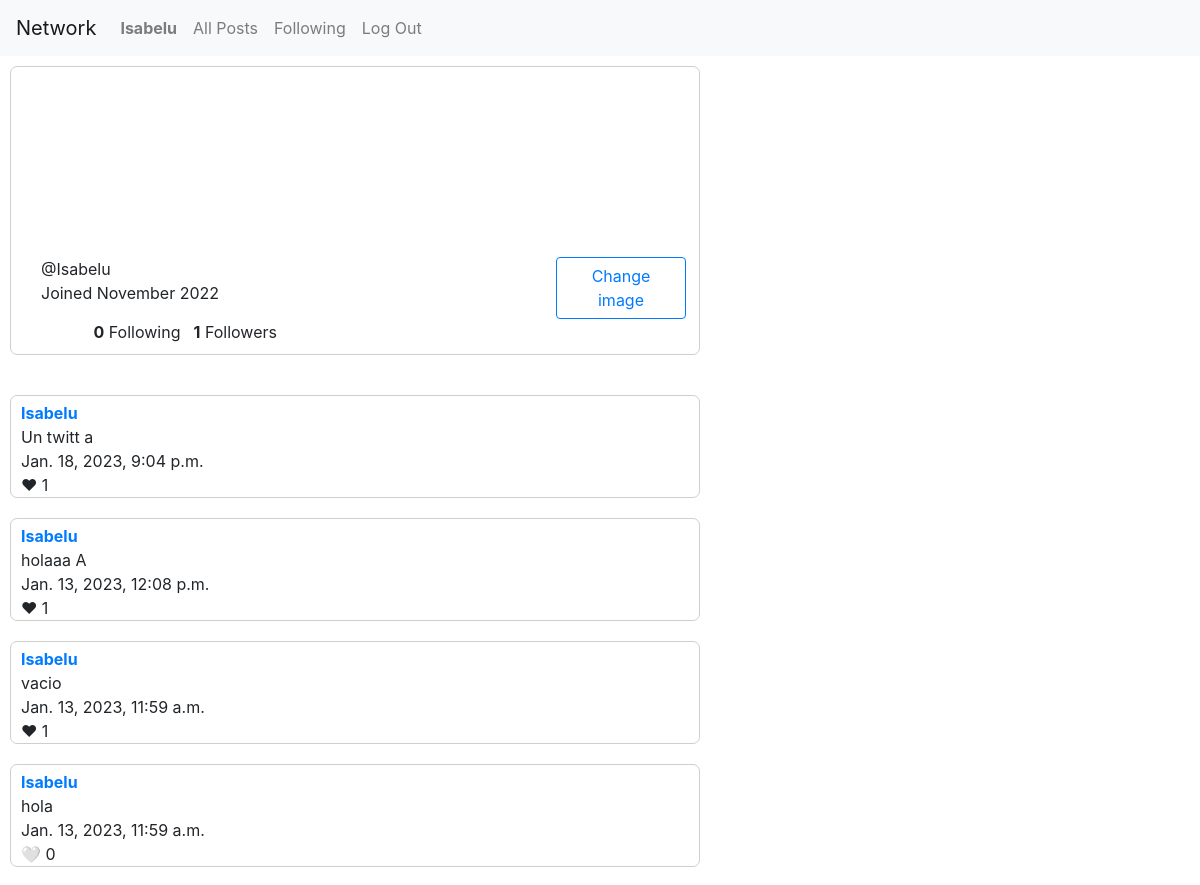
/profile/1 (signed in, upper part), run on an earlier commit of the app's database.
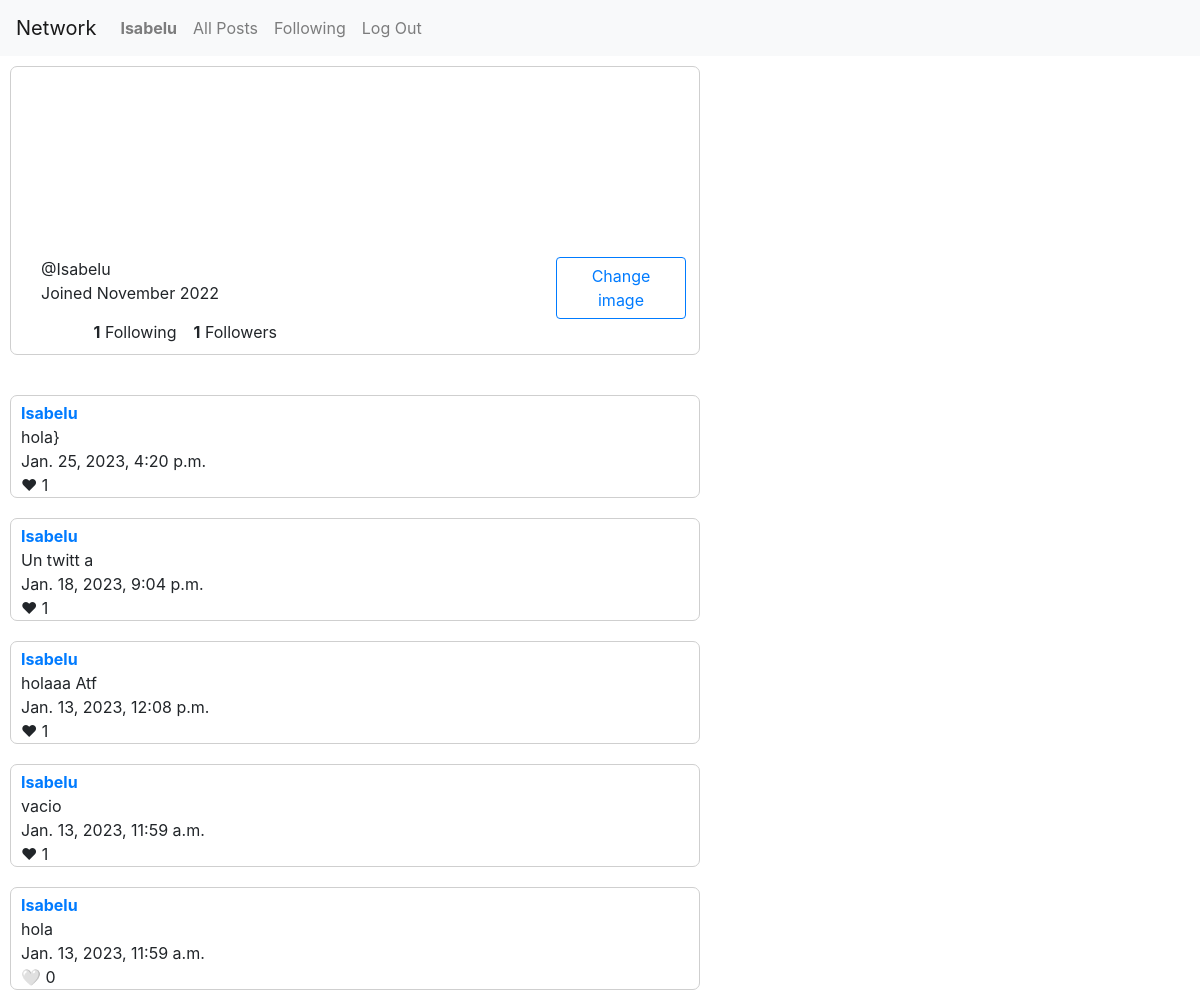
And on a later commit of the database.
### network/models.py (models this page shows, shortened)
class User(AbstractUser):
    pass
    date_creation = models.DateTimeField(auto_now_add=True, null=True)
    date_update = models.DateTimeField(auto_now=True, null=True)
    banner_url_image = models.URLField(max_length=500, default="https://media.istockphoto.com/id/1260122654/photo/autumn-landscape-beautiful-city-park-with-fallen-yellow-leaves.jpg?s=612x612&w=0&k=20&c=EVuX7Mp6nqzHaGijUPS98KpNsF6j_6Q4-vhmY9x8U-0=")
    photo_url_image = models.URLField(max_length=500, default="https://ichef.bbci.co.uk/news/660/cpsprodpb/48DD/production/_107435681_perro1.jpg")

class Post(models.Model):
    text = models.TextField(blank = True)
    date_creation = models.DateTimeField(auto_now_add=True)
    date_update = models.DateTimeField(auto_now=True)
    user = models.ForeignKey(User, on_delete=models.CASCADE, related_name="posted_by")

### network/views.py (the view)
# urls.py: path("profile/<int:id>", views.profile, name="profile"),
def profile(request, id):
    user = User.objects.get(id=id)
    logged_user = request.user
    posts_con_like = postsConLike(request.user)
    return render(request, "network/profile.html", {
           "posts": Post.objects.filter(user=user).order_by('-date_creation'),
           "user": user,
           "month": user.date_creation.strftime("%B"),
           "year":user.date_creation.year,
           "following": user.following.count(),
           "followers": user.followers.count(),
           "posts_con_like": posts_con_like,
           "login_user": request.user,
           "option": ifFollowing(logged_user, user),
        })

### network/views.py (called while the page is built)
def ifFollowing(following, follower):
    result = following.following.filter(following_user_id=follower)
    if result.count() > 0:
        return 'Unfollow'
    else:
        return 'Follow'

def postsConLike (user):
    mis_likes = Like.objects.filter(user=user)
    posts_con_like = []
    for like in mis_likes:
        posts_con_like.append(like.post.id)
    return posts_con_like

### network/templates/network/profile.html (shortened to what this page needs)
{% extends "network/layout.html" %}
{% load static %}
{% block body %}
{% if user.is_authenticated %}
<div class="marco">
  <div class="contenedor-encabezado">
    <div class="contenedor-foto">
    </div>
    <div class="contenedor-banner">
    </div>
  </div>
  <div class="contenedor-cuerpo">
    <div class="contenedor-datos-usuario">
      @{{ user.username }} <br>
      Joined {{ month }} {{ year }} <br>
      <div class="contenedor-follow">
        <span><strong>{{ following }}</strong> Following</span>
        <span><strong id="followers">{{ followers }}</strong> Followers</span>
      </div>
    </div>
    <div class="contenedor-boton">
      {% if user.id == login_user.id %}
      <button type="button" class="btn btn-outline-primary change-image" id="change-image">Change image</button>
      {% else %}
      <div class="contenedor-follow">
        <button type="button" id="follow-unfollow" class="btn btn-outline-primary">{{ option }}</button>
      </div>
      {% endif %}
    </div>
  </div>
</div>
<div class="contenedor-lista-posts">
  <div class="contenedor-lista-posts">
    {% for post in posts %}
    <div class="contenedor-post-anterior">
      <div class="contenedor-usuario-post">
        <a id="prueba" href="{% url 'profile' post.user.id %}">{{ post.user.username }}</a>
      </div>
      <div class="contenedor-text-post">
        {{ post.text }} <br>
        {{ post.date_creation }} <br>
      </div>
      <div class="contenedor-likes">
        {% if post.id in posts_con_like %}
        <span class="like-button">❤</span>
        {% else %}
        <span class="like-button">🤍</span>
        {% endif%}
        <span class="like-count">{{ post.post_likes.count }}</span>
      </div>
    </div>
    {% endfor %}
  </div>
</div>
{% endif %}
{% endblock %}

### network/templates/network/layout.html (shortened to what this page needs)
{% load static %}
<!DOCTYPE html>
<html lang="en">
    <head>
        <link rel="stylesheet" href="https://stackpath.bootstrapcdn.com/bootstrap/4.4.1/css/bootstrap.min.css">
        <link href="{% static 'network/index34.css' %}" rel="stylesheet">
    </head>
    <body>
        <nav class="navbar navbar-expand-lg navbar-light bg-light">
            <a class="navbar-brand" href="{% url 'index' %}">Network</a>
            <div>
              <ul class="navbar-nav mr-auto">
                {% if user.is_authenticated %}
                    <li class="nav-item">
                        <a class="nav-link" href="{% url 'profile' user.id %}"><strong>{{ user.username }}</strong></a>
                    </li>
                {% endif %}
                <li class="nav-item">
                  <a class="nav-link" href="{% url 'allPosts' %}">All Posts</a>
                </li>
                {% if user.is_authenticated %}
                    <li class="nav-item">
                        <a class="nav-link" href="{% url 'followingPosts' user.id %}">Following</a>
                    </li>
                    <li class="nav-item">
                        <a class="nav-link" href="{% url 'logout' %}">Log Out</a>
                    </li>
                {% endif %}
              </ul>
            </div>
          </nav>
        <div>
            {% block body %}
            {% endblock %}
        </div>
    </body>
</html>

### network/static/network/index34.css (style rules this page uses)
.contenedor-lista-posts { width: 700px; padding: 5px; margin-top: 10px; }
.contenedor-post-anterior { margin-bottom: 20px; border: 1px solid #cfcfcf; border-radius: 7px; padding-left: 10px; }
.contenedor-datos-usuario { padding-left: 10px; width: 220px; }
.contenedor-usuario-post { font-weight: bold; display: flex; justify-content: space-between; padding-right: 5px; padding-top: 5px; align-items: baseline; }
.contenedor-encabezado { display: flex; width: 685px; padding: 5px; margin-top: 10px; margin-left: 10px; justify-content: space-around; align-items: center; }
.contenedor-foto { width:150px; height:150px; background-size:cover; background-position: -90px; border-radius: 50%; margin-left: -10px; }
.contenedor-banner { width: 500px; height: 150px; background-size:cover; margin-right: 10px; }
.contenedor-cuerpo { display: flex; width: 685px; padding: 5px; margin-top: 10px; margin-left: 10px; justify-content: space-between; }
.marco { border: 1px solid #cfcfcf; border-radius: 7px; width: 690px; padding: 5px; margin-top: 10px; margin-left: 10px; margin-bottom: 20px; }
.contenedor-follow span { width: 100px; }
.contenedor-boton { width: 280px; display: flex; justify-content: end; align-items: flex-start; }
.change-image { margin-right: 20px; width: 130px; }
.contenedor-follow { width: 200px; display: flex; justify-self: center; align-items: flex-start; margin-right: -95px; margin-top: 15px; }

What changed in the data, as far as the page shows it:
added Post: user.username "Isabelu", text "hola}", date_creation "Jan. 25, 2023, 4:20 p.m.", post_likes.count "1"
changed Post: text "holaaa A" → "holaaa Atf"
Also different on the page:
{{ following }}: "0" → "1"
